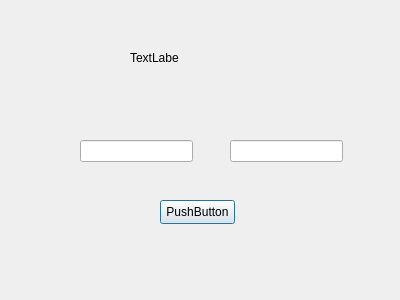
<?xml version="1.0" encoding="UTF-8"?>
<ui version="4.0">
 <class>Dialog</class>
 <widget class="QDialog" name="Dialog">
  <property name="geometry">
   <rect>
    <x>0</x>
    <y>0</y>
    <width>400</width>
    <height>300</height>
   </rect>
  </property>
  <property name="windowTitle">
   <string>Dialog</string>
  </property>
  <widget class="QLabel" name="label">
   <property name="geometry">
    <rect>
     <x>130</x>
     <y>50</y>
     <width>49</width>
     <height>16</height>
    </rect>
   </property>
   <property name="text">
    <string>TextLabel</string>
   </property>
  </widget>
  <widget class="QLineEdit" name="lineEdit">
   <property name="geometry">
    <rect>
     <x>80</x>
     <y>140</y>
     <width>113</width>
     <height>22</height>
    </rect>
   </property>
  </widget>
  <widget class="QLineEdit" name="lineEdit_2">
   <property name="geometry">
    <rect>
     <x>230</x>
     <y>140</y>
     <width>113</width>
     <height>22</height>
    </rect>
   </property>
  </widget>
  <widget class="QPushButton" name="pushButton">
   <property name="geometry">
    <rect>
     <x>160</x>
     <y>200</y>
     <width>75</width>
     <height>24</height>
    </rect>
   </property>
   <property name="text">
    <string>PushButton</string>
   </property>
  </widget>
 </widget>
 <resources/>
 <connections/>
</ui>
